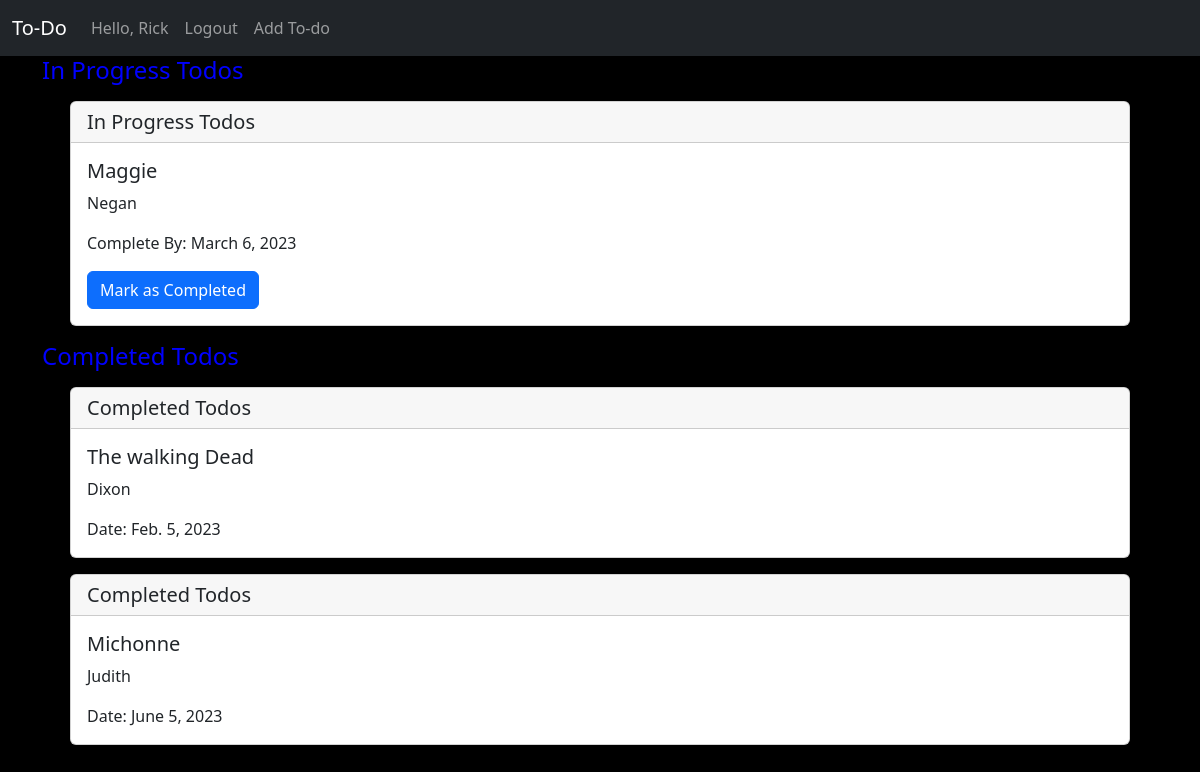
The app's page /home (signed in) with its own data.
### todo/models.py (models this page shows)
class Todo(models.Model):
    title = models.CharField(max_length=100)
    description = models.TextField(max_length=225)
    created = models.DateTimeField(auto_now_add=True)
    completiondate = models.DateField(validators=[validate_date])
    completed = models.BooleanField(default=False)
    user = models.ForeignKey(User, on_delete=models.CASCADE)

### todo/views.py (the view)
# urls.py: 2. Add a URL to urlpatterns:  path('', views.home, name='home')
@login_required(login_url='/')
def home(request):
    if request.user.is_authenticated:
        pending = True
        expired = True
        completed = True
        todos = Todo.objects.filter(user=request.user)
        today = datetime.today()
        incomplete_todos = []
        inprogress_todos = []
        completed_todos = []
        for todo in todos:
            if todo.completiondate < today.date() and not todo.completed:
                incomplete_todos.append(todo)
                if expired:
                    expired = False
            elif not todo.completed:
                inprogress_todos.append(todo)
                if pending:
                    pending = False
            elif todo.completed:
                completed_todos.append(todo)
                if completed:
                    completed = False
        render_data = {
            'todos': todos,
            'inprogress_todos': inprogress_todos,
            'incomplete_todos':  incomplete_todos,
            'completed_todos': completed_todos,
            'pending': pending,
            'expired': expired,
            'completed': completed
        }
        return render(request, 'home.html', {'render_data': render_data})
    else:
        return redirect('/')

### templates/home.html (shortened to what this page needs)
{% extends 'index.html' %} {% block content %}
<div class="container">
  {% if not render_data.pending %}
  <h4 style="color: blue">In Progress Todos</h4>
  {% endif  %}
  {% for todo in render_data.inprogress_todos %}
  <div class="container">
    <div class="card m-3">
      <h5 class="card-header">In Progress Todos</h5>
      <div class="card-body">
        <h5 class="card-title">{{todo.title}}</h5>
        <p class="card-text">{{todo.description}}</p>
        <p class="card-text">Complete By: {{todo.completiondate}}</p>
        <div class="d-flex justify-content-between">
            <form method="POST" action="completed">
                <button class="btn btn-primary" type="submit">Mark as Completed</button>
            </form>
        </div>
      </div>
    </div>
  </div>
  {% endfor %}
  {% if not render_data.completed %}
  <h4 style="color: blue">Completed Todos</h4>
  {% endif %}
  {% for todo in render_data.completed_todos %}
  <div class="container">
    <div class="card m-3">
      <h5 class="card-header">Completed Todos</h5>
      <div class="card-body">
        <h5 class="card-title">{{todo.title}}</h5>
        <p class="card-text">{{todo.description}}</p>
        <p class="card-text">Date: {{todo.completiondate}}</p>
      </div>
    </div>
  </div>
 {% endfor %}
</div>
{% endblock %}

### templates/index.html (shortened to what this page needs)
<!doctype html>
<html lang="en">
  <head>
    <link href="https://cdn.jsdelivr.net/npm/bootstrap@5.2.3/dist/css/bootstrap.min.css" rel="stylesheet">
  </head>
  <body style="background-color:black;">
    <nav class="navbar navbar-expand-lg bg-light navbar-dark bg-dark">
        <div class="container-fluid">
          <a class="navbar-brand" href="#">To-Do</a>
          <div class="collapse navbar-collapse" id="navbarSupportedContent">
            <ul class="navbar-nav me-auto mb-2 mb-lg-0">
              {% if user.is_authenticated %}
                <li class="nav-item">
                    <a class="nav-link">Hello, {{user.first_name}}</a>
                  </li>
                <li class="nav-item ">
                  <a class="nav-link" href="logout">Logout</a>
                </li>
                <li class="nav-item">
                    <a class="nav-link" href="create">Add To-do</a>
                </li>
              {% endif %}
            </ul>
          </div>
        </div>
      </nav>
    {% block content %}
    {% endblock %}
  </body>
</html>

### records on screen
Todo: title "Maggie", description "Negan", completiondate "March 6, 2023"
Todo: title "The walking Dead", description "Dixon", completiondate "Feb. 5, 2023"
Todo: title "Michonne", description "Judith", completiondate "June 5, 2023"

### other values on screen
{{ user.first_name }} "Rick"
